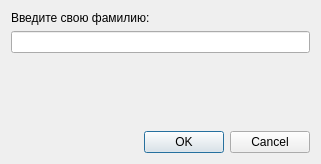
<?xml version="1.0" encoding="UTF-8"?>
<ui version="4.0">
 <class>Dialog</class>
 <widget class="QDialog" name="Dialog">
  <property name="geometry">
   <rect>
    <x>0</x>
    <y>0</y>
    <width>321</width>
    <height>164</height>
   </rect>
  </property>
  <property name="windowTitle">
   <string>Dialog</string>
  </property>
  <layout class="QVBoxLayout" name="verticalLayout_2">
   <item>
    <layout class="QVBoxLayout" name="verticalLayout">
     <item>
      <widget class="QLabel" name="label">
       <property name="sizeIncrement">
        <size>
         <width>0</width>
         <height>0</height>
        </size>
       </property>
       <property name="text">
        <string>Введите свою фамилию:</string>
       </property>
      </widget>
     </item>
     <item>
      <widget class="QLineEdit" name="lineEdit"/>
     </item>
     <item>
      <spacer name="verticalSpacer">
       <property name="orientation">
        <enum>Qt::Vertical</enum>
       </property>
       <property name="sizeHint" stdset="0">
        <size>
         <width>20</width>
         <height>40</height>
        </size>
       </property>
      </spacer>
     </item>
    </layout>
   </item>
   <item>
    <widget class="QDialogButtonBox" name="buttonBox">
     <property name="orientation">
      <enum>Qt::Horizontal</enum>
     </property>
     <property name="standardButtons">
      <set>QDialogButtonBox::Cancel|QDialogButtonBox::Ok</set>
     </property>
    </widget>
   </item>
  </layout>
 </widget>
 <resources/>
 <connections>
  <connection>
   <sender>buttonBox</sender>
   <signal>accepted()</signal>
   <receiver>Dialog</receiver>
   <slot>accept()</slot>
   <hints>
    <hint type="sourcelabel">
     <x>248</x>
     <y>254</y>
    </hint>
    <hint type="destinationlabel">
     <x>157</x>
     <y>274</y>
    </hint>
   </hints>
  </connection>
  <connection>
   <sender>buttonBox</sender>
   <signal>rejected()</signal>
   <receiver>Dialog</receiver>
   <slot>reject()</slot>
   <hints>
    <hint type="sourcelabel">
     <x>316</x>
     <y>260</y>
    </hint>
    <hint type="destinationlabel">
     <x>286</x>
     <y>274</y>
    </hint>
   </hints>
  </connection>
 </connections>
</ui>
